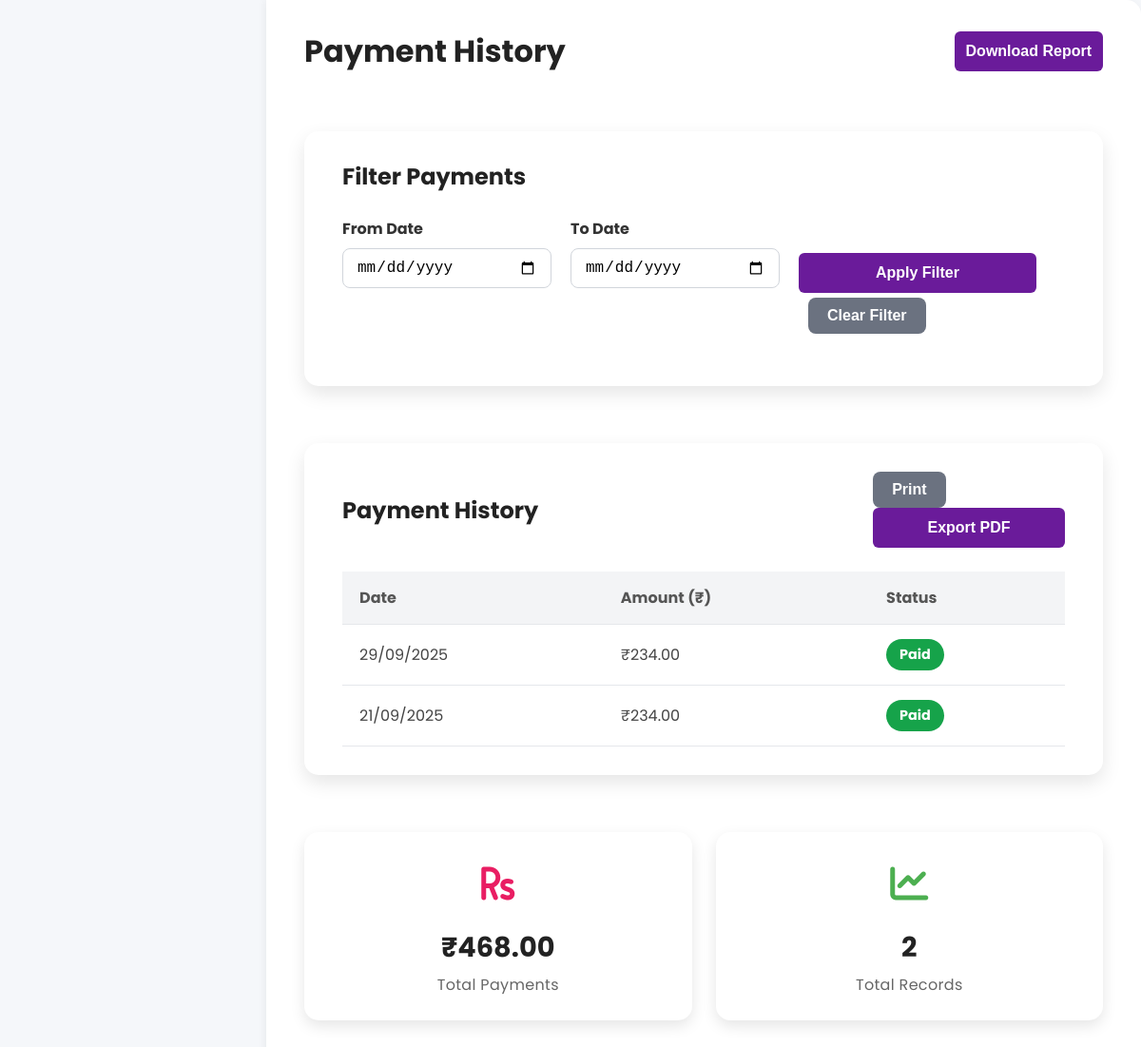
/user_payment.php (signed in), run on an earlier commit of the app's database.
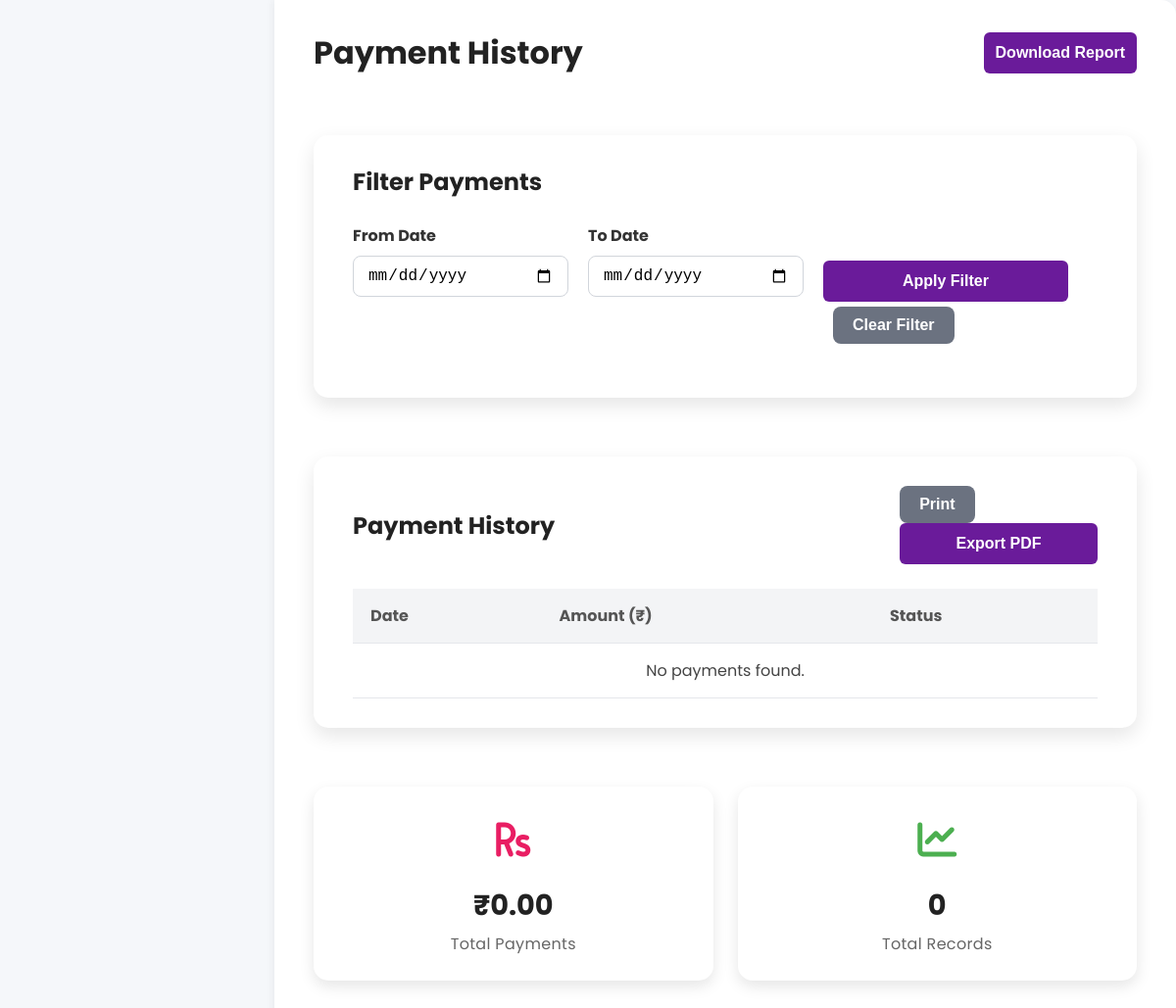
And on a later commit of the database.
### tables this page shows
CREATE TABLE `milk_collection` (
  `id` int(11) NOT NULL,
  `date` date DEFAULT NULL,
  `farmer_uuid` varchar(4) DEFAULT NULL,
  `product_type` varchar(100) DEFAULT NULL,
  `quantity` float DEFAULT NULL,
  `fat` float DEFAULT NULL,
  `temperature` varchar(10) DEFAULT NULL,
  `payment` float DEFAULT NULL
);

### user_payment.php (the view, shortened to what the changed rows need)
<?php
include('includes/config.php');
$user_email = $_SESSION['email'];
$query = mysqli_query($con, "SELECT * FROM farmers WHERE email='$user_email'");
if (mysqli_num_rows($query) == 0) {
    $farmer_uuid = null;
    $farmer_name = $_SESSION['name'];
} else {
    $farmer = mysqli_fetch_assoc($query);
    $farmer_uuid = $farmer['uuid'];
}
$payments = [];
$total_payments = 0;
$total_records = 0;
if ($farmer_uuid) {
    $where_clause = "WHERE farmer_uuid='$farmer_uuid'";
    $payments_query = mysqli_query($con, "SELECT date, payment FROM milk_collection $where_clause ORDER BY date DESC");
    while ($row = mysqli_fetch_assoc($payments_query)) {
        $row['status'] = 'Paid';
        $payments[] = $row;
    }
    $stats_query = mysqli_query($con, "SELECT SUM(payment) as total_pay, COUNT(*) as records FROM milk_collection $where_clause");
    if ($row = mysqli_fetch_assoc($stats_query)) {
        $total_payments = $row['total_pay'] ? $row['total_pay'] : 0;
        $total_records = $row['records'];
    }
}
?>
<!DOCTYPE html>
<html lang="en">
<head>
    <link rel="stylesheet" href="css/user_style.css" />
    <link rel="stylesheet" href="https://cdnjs.cloudflare.com/ajax/libs/font-awesome/6.4.0/css/all.min.css" />
    <link rel="stylesheet" href="https://cdn.datatables.net/1.13.6/css/dataTables.bootstrap5.min.css" />
</head>
<body>
    <div class="dashboard-container">
        <div class="main-content">
            <div class="page-title">
                <h1>Payment History</h1>
            </div>
            <div class="card">
                <div class="card-header">
                    <h2>Filter Payments</h2>
                </div>
            </div>
            <div class="card">
            <div class="card-header">
                <h2>Payment History</h2>
            </div>
                <div class="table-responsive">
                    <table id="paymentTable">
                        <thead>
                            <tr>
                                <th>Date</th>
                                <th>Amount (₹)</th>
                                <th>Status</th>
                            </tr>
                        </thead>
                    <tbody>
                        <?php if (empty($payments)): ?>
                            <tr>
                                <td colspan="3" style="text-align:center;">No payments found.</td>
                            </tr>
                        <?php else: ?>
                            <?php foreach ($payments as $payment): ?>
                                <tr>
                                    <td><?php echo htmlspecialchars(date('d/m/Y', strtotime($payment['date']))); ?></td>
                                    <td>₹<?php echo htmlspecialchars(number_format($payment['payment'], 2)); ?></td>
                                    <td><span class="status <?php echo strtolower($payment['status']); ?>"><?php echo htmlspecialchars($payment['status']); ?></span></td>
                                </tr>
                            <?php endforeach; ?>
                        <?php endif; ?>
                    </tbody>
                    </table>
                </div>
            </div>
            <div class="stats-grid">
                <div class="stat-card">
                    <div class="stat-content">
                        <h3>₹<?php echo number_format($total_payments, 2); ?></h3>
                        <p>Total Payments</p>
                    </div>
                </div>
                <div class="stat-card">
                    <div class="stat-content">
                        <h3><?php echo number_format($total_records); ?></h3>
                        <p>Total Records</p>
                    </div>
                </div>
            </div>
        </div>
    </div>
</body>
</html>

What changed in the data, as far as the page shows it:
removed milk_collection: date "29/09/2025", payment "234.00", status "Paid"
removed milk_collection: date "21/09/2025", payment "234.00", status "Paid"
Also different on the page:
$total_payments: "468.00" → "0.00"
$total_records: "2" → "0"
text now shown: "No payments found."
